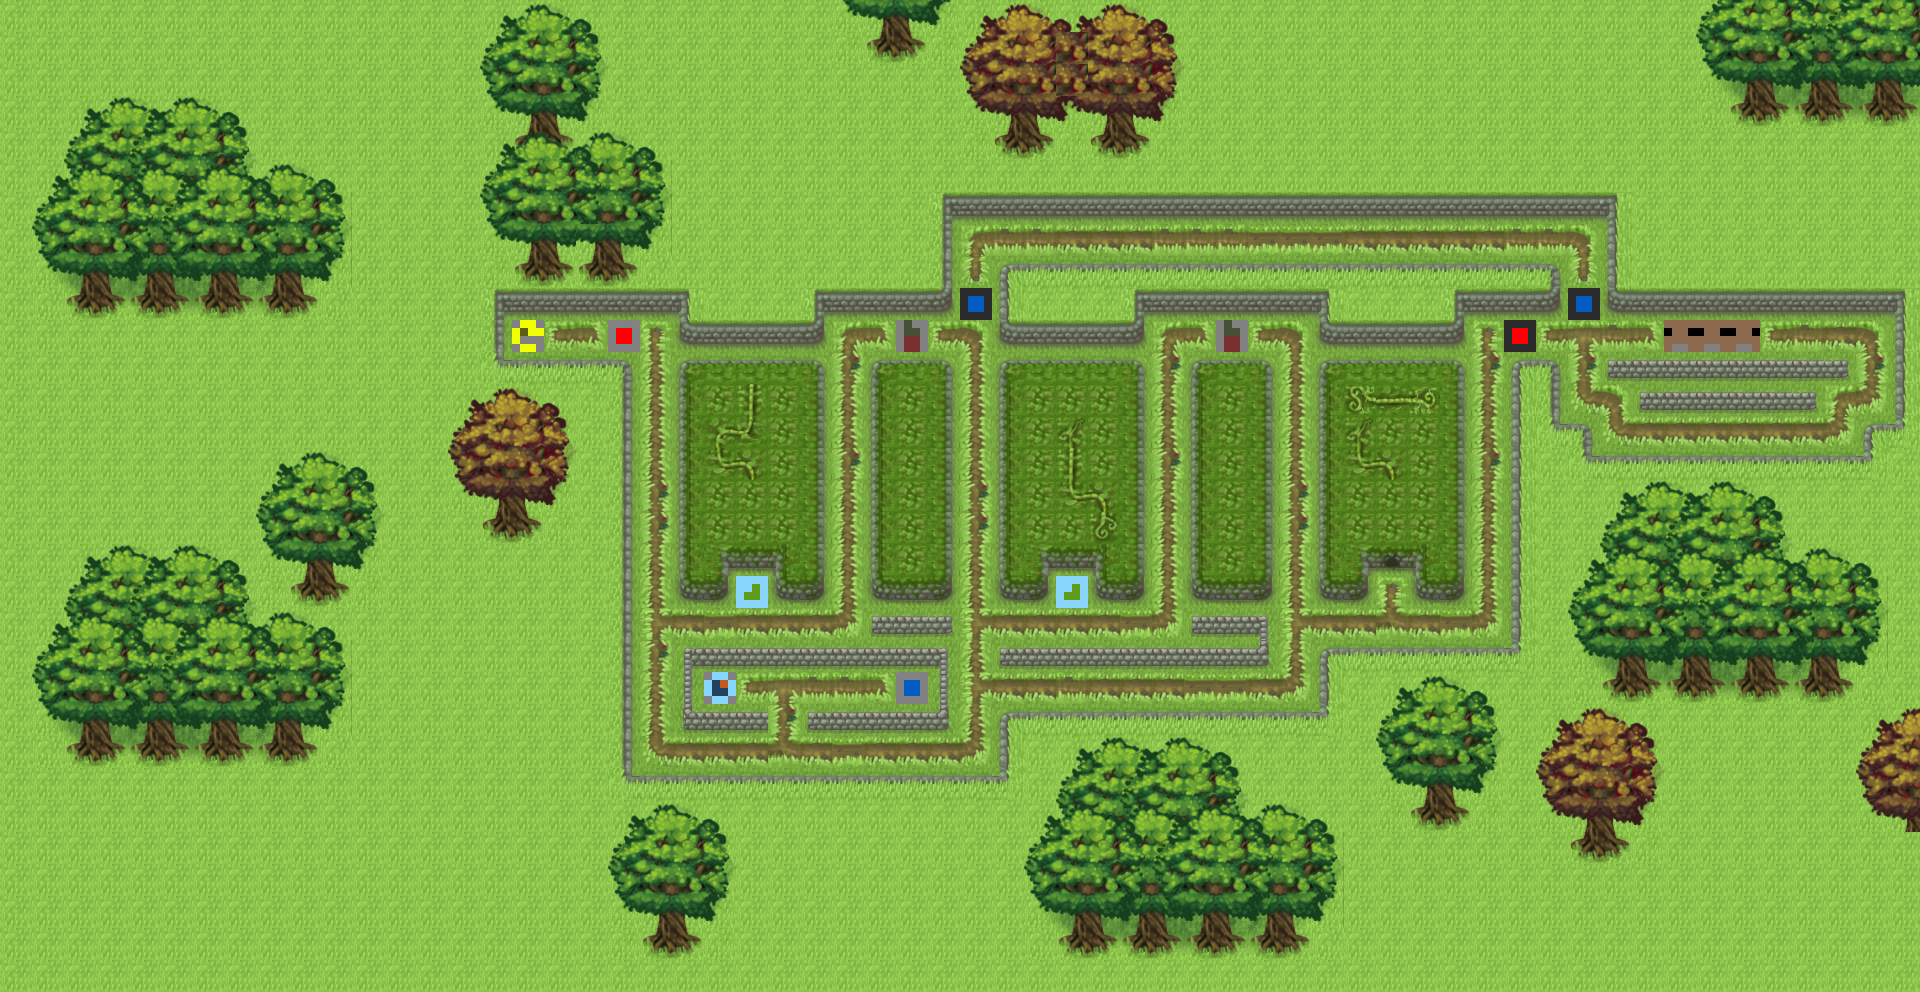

Tiled map render using the project's own tile images. Description and the map definition, with tile-layer contents summarised, below:
An orthogonal 60x31 tile map with 32x32 px tiles, 1 tile layer (THE_ONE_LAYER), 1 hidden layer not drawn.

<map version="1.0" orientation="orthogonal" width="60" height="31" tilewidth="32" tileheight="32">
 <tileset firstgid="1" name="tilemap_garden" tilewidth="32" tileheight="32">
  <image source="../Textures/tilemap_garden.png" width="960" height="960" />
 </tileset>
 <layer name="background" width="60" height="31" visible="0">
  <data>[1860 cells, 1 non-empty, 1 distinct tile ids]</data>
 </layer>
 <layer name="THE_ONE_LAYER" width="60" height="31">
  <data>[1860 cells, 1860 non-empty, 176 distinct tile ids]</data>
 </layer>
 <objectgroup name="object" width="60" height="31" visible="0" />
 <objectgroup name="collision" width="60" height="31" visible="0" />
</map>
